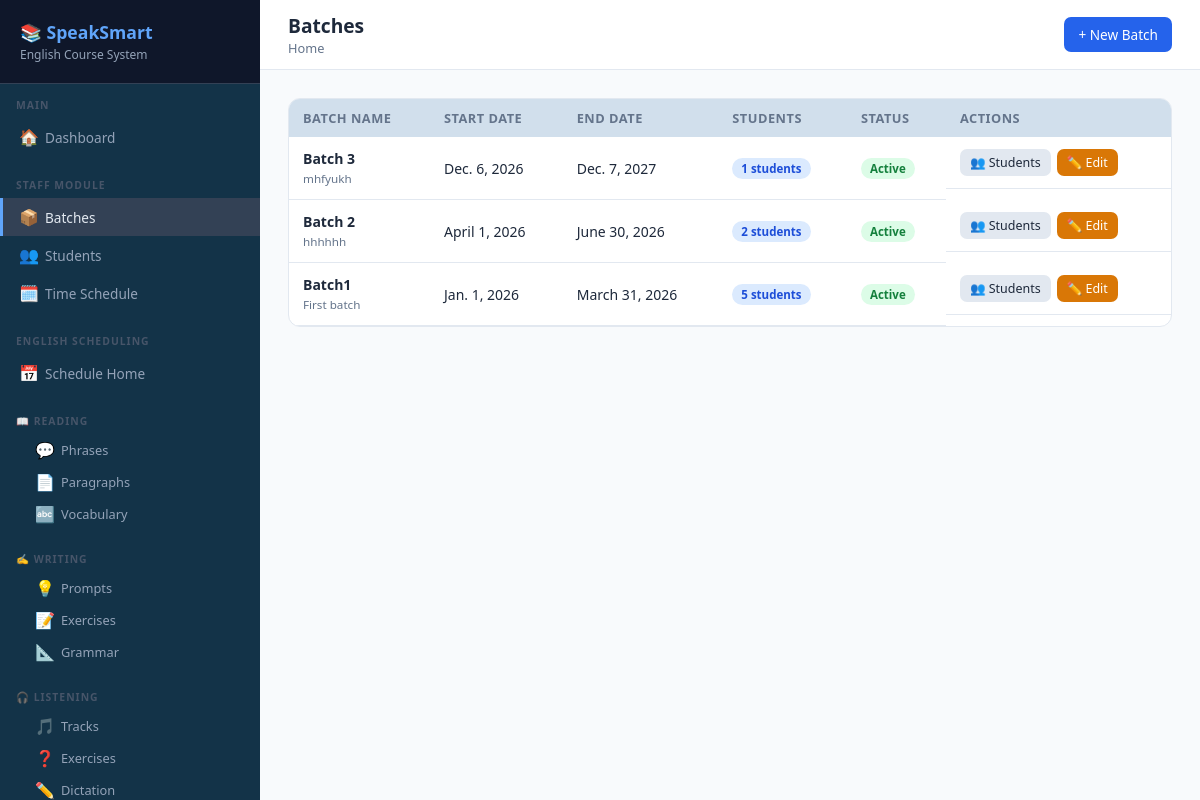
/staff/batches/ (signed in), run on the app's committed database.
### staff/models.py (models this page shows, shortened)
class Batch(models.Model):
    name = models.CharField(max_length=100)
    description = models.TextField(blank=True)
    start_date = models.DateField()
    end_date = models.DateField(null=True, blank=True)
    created_by = models.ForeignKey(User, on_delete=models.SET_NULL, null=True)
    created_at = models.DateTimeField(auto_now_add=True)
    is_active = models.BooleanField(default=True)
    def student_count(self):
        return self.students.count()

### staff/views.py (the view)
# urls.py: path('batches/',                       views.batch_list,     name='batch_list'),
@login_required
def batch_list(request):
    batches = Batch.objects.all().order_by('-created_at')
    return render(request, 'staff/batch_list.html', {'batches': batches})

### staff/templates/staff/batch_list.html (shortened to what this page needs)
{% extends "base.html" %}
{% block page_title %}Batches{% endblock %}
{% block topbar_actions %}<a href="{% url 'staff:batch_create' %}" class="btn btn-primary">+ New Batch</a>{% endblock %}
{% block content %}
<div class="card">
    <div class="card-body" style="padding:0">
        <table>
            <thead><tr><th>Batch Name</th><th>Start Date</th><th>End Date</th><th>Students</th><th>Status</th><th>Actions</th></tr></thead>
            <tbody>
            {% for batch in batches %}
            <tr>
                <td><strong>{{ batch.name }}</strong><br><small class="text-muted">{{ batch.description|truncatechars:40 }}</small></td>
                <td>{{ batch.start_date }}</td>
                <td>{{ batch.end_date|default:"—" }}</td>
                <td><span class="badge badge-primary">{{ batch.student_count }} students</span></td>
                <td><span class="badge badge-{% if batch.is_active %}success{% else %}danger{% endif %}">{% if batch.is_active %}Active{% else %}Inactive{% endif %}</span></td>
                <td class="action-buttons">
                    <a href="{% url 'staff:batch_students' batch.pk %}" class="btn btn-secondary btn-sm">👥 Students</a>
                    <a href="{% url 'staff:batch_edit' batch.pk %}" class="btn btn-warning btn-sm">✏️ Edit</a>
                </td>
            </tr>
            {% empty %}
            <tr><td colspan="6"><div class="empty-state"><div class="icon">📦</div><p>No batches created yet.<br><a href="{% url 'staff:batch_create' %}">Create your first batch</a></p></div></td></tr>
            {% endfor %}
            </tbody>
        </table>
    </div>
</div>
{% endblock %}

### templates/base.html (style rules this page uses)
* { box-sizing: border-box; margin: 0; padding: 0; }
:root { --primary: #2563eb; --primary-dark: #1d4ed8; --secondary: #7c3aed; --success: #16a34a; --warning: #d97706; --danger: #dc2626; --bg: #f8fafc; --card: #ffffff; --border: #e2e8f0; --text: #1e293b; --muted: #64748b; --sidebar-w: 260px; }
body { font-family: 'Segoe UI', sans-serif; background: var(--bg); color: var(--text); display: flex; min-height: 100vh; }
.card { background: var(--card); border-radius: 12px; border: 1px solid var(--border); overflow: hidden; margin-bottom: 20px; }
.card-body { padding: 20px; }
table { width: 100%; border-collapse: collapse; font-size: 0.875rem; min-width: 500px; }
th { background: #d1dfec; padding: 10px 14px; text-align: left; font-weight: 600; font-size: 0.8rem; color: var(--muted); text-transform: uppercase; letter-spacing: 0.5px; white-space: nowrap; }
td { padding: 12px 14px; border-bottom: 1px solid var(--border); vertical-align: middle; }
.btn { display: inline-flex; align-items: center; gap: 6px; padding: 8px 14px; border-radius: 7px; font-size: 0.85rem; font-weight: 500; cursor: pointer; border: none; text-decoration: none; transition: all 0.15s; white-space: nowrap; }
.btn-primary { background: var(--primary); color: white; }
.btn-warning { background: var(--warning); color: white; }
.btn-secondary { background: #e2e8f0; color: var(--text); }
.btn-sm { padding: 5px 10px; font-size: 0.78rem; }
.badge { display: inline-block; padding: 3px 9px; border-radius: 20px; font-size: 0.72rem; font-weight: 600; white-space: nowrap; }
.badge-success { background: #dcfce7; color: #15803d; }
.badge-primary { background: #dbeafe; color: #1d4ed8; }
.action-buttons { display: flex; gap: 6px; flex-wrap: wrap; }
.text-muted { color: var(--muted); }

### data on the page
Batch: name "Batch 3", description "mhfyukh", start_date "Dec. 6, 2026", end_date "Dec. 7, 2027", student_count "1", is_active "Active"
Batch: name "Batch 2", description "hhhhhh", start_date "April 1, 2026", end_date "June 30, 2026", student_count "2", is_active "Active"
Batch: name "Batch1", description "First batch", start_date "Jan. 1, 2026", end_date "March 31, 2026", student_count "5", is_active "Active"
